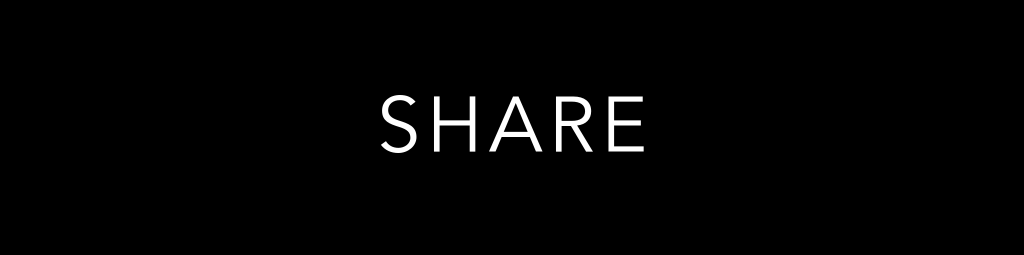
#> input picture web/prototipo-narrativo/modelos/T_Share_Text.png, 2048 x 509 px, found by its file name (shown at 1/2 size)
$ python gen_text.py
#> lines starting #> are read from the running program, lines starting #| are printed output that depends on the picture
# Genera mascaras de texto con el mismo layout que T_Share_Text (2048x509, Avenir Book, mayusculas espaciadas).
from PIL import Image, ImageDraw, ImageFont
import os
FONT = os.path.expanduser(r"~\AppData\Local\Microsoft\Windows\Fonts\Avenir Book.ttf")
W, H, TOP, BOT = 2048, 509, 190, 306          # caja de la letra en la referencia
def render(txt, size, track):
    f = ImageFont.truetype(FONT, size)
    im = Image.new("L", (W, H), 0); d = ImageDraw.Draw(im)
    widths = [d.textlength(c, font=f) for c in txt]
    total = sum(widths) + track * (len(txt) - 1)
    x = (W - total) / 2
    for c, w in zip(txt, widths):
        d.text((x, 0), c, font=f, fill=255); x += w + track
    bb = im.getbbox()
    im2 = Image.new("L", (W, H), 0); im2.paste(im.crop((0, bb[1], W, bb[3])), (0, TOP))
    return im2
def fit():
    ref = Image.open("../ShareButton/T_Share_Text.png").getbbox()
#> ref = (761, 190, 1288, 306)
    best = None
    for size in range(120, 200):
        f = ImageFont.truetype(FONT, size)
        bb = f.getbbox("SHARE")
        if abs((bb[3] - bb[1]) - (BOT - TOP)) <= 1:
            for track in range(0, 120, 2):
                g = render("SHARE", size, track).getbbox()
                err = abs((g[2] - g[0]) - (ref[2] - ref[0]))
                if best is None or err < best[0]: best = (err, size, track, g)
#> this loop made 80 passes
    return best
if __name__ == "__main__":
    err, size, track, g = fit(); print("ajuste SHARE: err", err, "size", size, "track", track, "bbox", g)
    for txt, name in [("START", "T_Start_Text"), ("BACK", "T_Back_Text"), ("SHARE", "T_ShareCheck_Text")]:
        im = render(txt, size, track); im.save(name + ".png"); print(name, im.getbbox())
#> this loop made 3 passes
#| T_Start_Text (773, 190, 1286, 306)
#| T_Back_Text (820, 190, 1247, 306)
#| T_ShareCheck_Text (760, 190, 1288, 306)
#> pass 1, `im = render(txt, size, track)`:
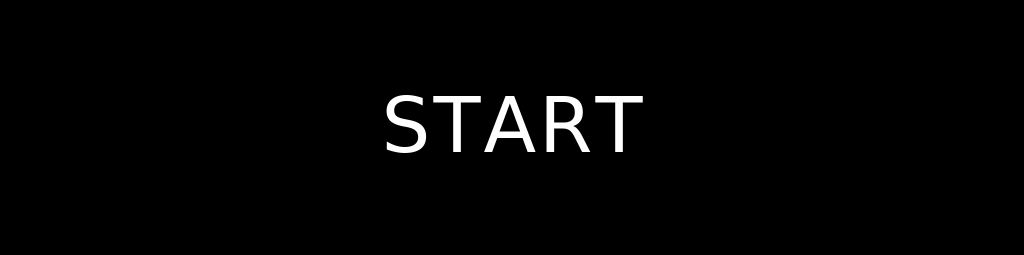
#> im: PIL image 2048x509 L (shown at 1/2 size); min 0, max 255, mean 4.2
#> pass 2, `im = render(txt, size, track)`:
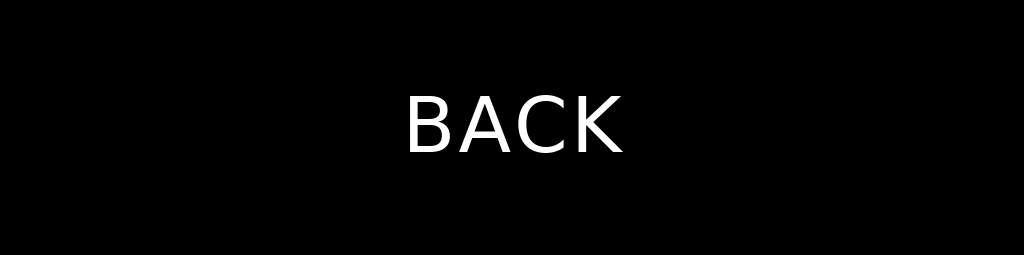
#> im: PIL image 2048x509 L (shown at 1/2 size); min 0, max 255, mean 3.8
